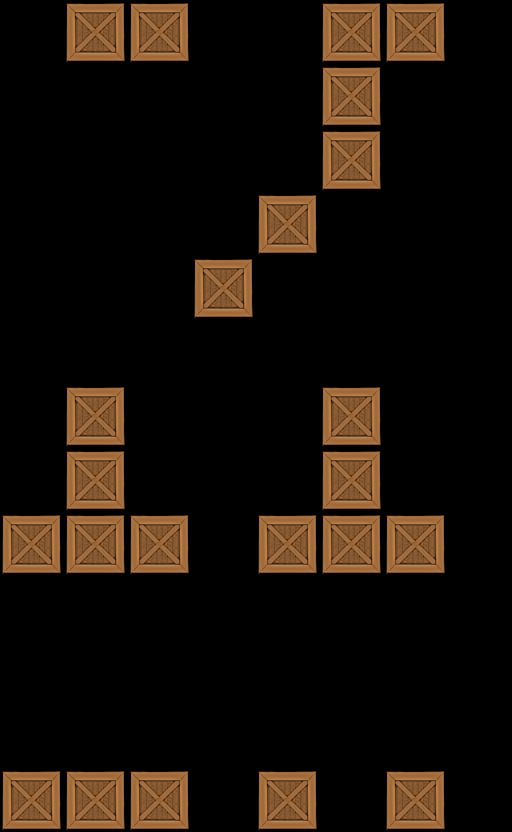

The image is a tile-based game level rendered from a .tmx file. Its description and source (layers, tilesets, objects; grid data summarised) follow:
An orthogonal 8x13 tile map with 64x64 px tiles, 1 tile layer (Tile Layer 1).

<map version="1.0" orientation="orthogonal" width="8" height="13" tilewidth="64" tileheight="64">
 <tileset firstgid="1" name="crate" tilewidth="64" tileheight="64">
  <image source="../../crate3.png" width="64" height="64" />
 </tileset>
 <layer name="Tile Layer 1" width="8" height="13">
  <data>[104 cells, 23 non-empty, 1 distinct tile ids]</data>
 </layer>
</map>
